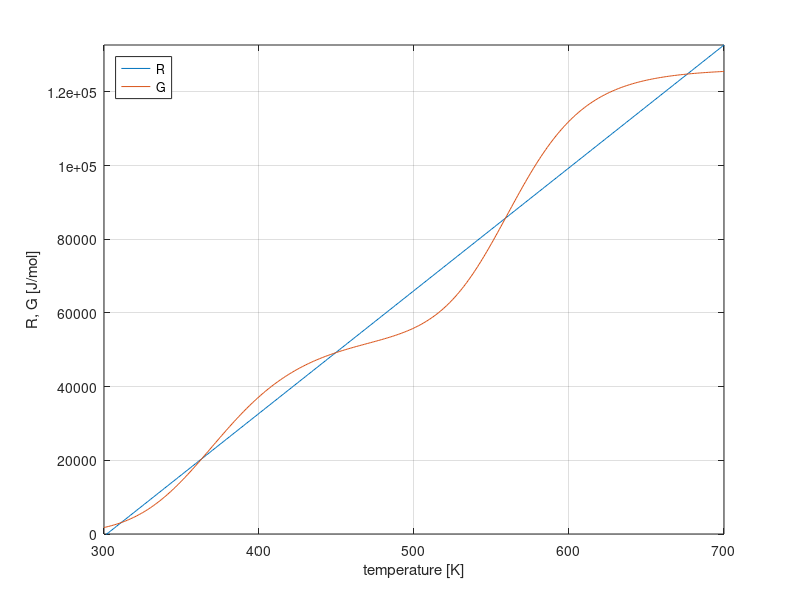
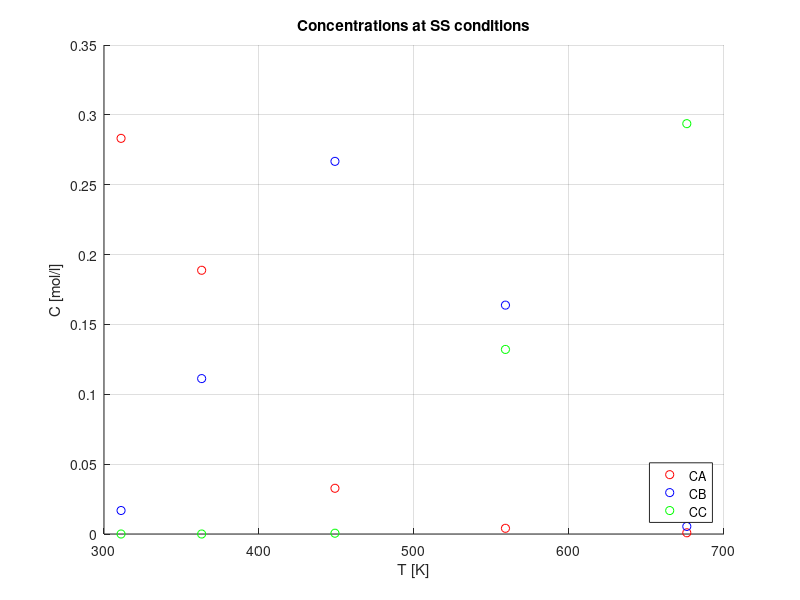

The MATLAB source for these figures, in order: (Note: this script raises an error after producing the figures.)
clear variables; close all;

global A1 A2;
global E1 E2;
global DH1 DH2;
global tau Cp;
global V0 Q0 CA0 T0; 
global U A Text;

%% Input data

Cp = 200;       % specific heat [J/mol/K]
CA0 = 0.3;      % inlet concentration [mol/l]
T0 = 283;       % inlet temperature [K]
V0 = 10;        % volume [l]
Q0 = 1000;      % volumetric flow rate [l/min]

k1T1 = 3.30;    % kinetic constant k1@T1 [1/min]
k2T2 = 4.58;    % kinetic constant k2@T2 [1/min]
T1 = 300;       % temperature for k1T1 [K]
T2 = 500;       % temperature for k2T2 [K]
E1 = 9900;      % activation energy [cal/mol]
E2 = 27000;     % activation energy [cal/mol]
DH1 = -55000;   % reaction enthalpy [J/mol]
DH2 = -71500;   % reaction enthalpy [J/mol]

CpIn = Cp;      % specific heat [J/mol/K]
U = 4000;       % heat exchange coefficient [J/min/K/m2]
A = 10;         % exchange area [m2]
Text = 57+273;  % external fluid temperature [K]


%% Pre-processing of input data

% Calculation of reaction frequency factors
A1 = k1T1/exp(-E1/1.987/T1);    % [1/min]
A2 = k2T2/exp(-E2/1.987/T2);    % [1/min]

% Calculation of additional quantities
tau = V0/Q0;                        % residence time [min]
FA0 = CA0*Q0;                       % molar flow rate [mol/min]
kappa = U*A/FA0/CpIn;               % heat exchange
Tstar = (T0+kappa*Text)/(1+kappa);  % heat exchange

% Definition of temperature range
T = 300:1:700;  % [K]

% Kinetic constants as a function of T
k1 = A1*exp(-E1/1.987./T);  % [1/min]
k2 = A2*exp(-E2/1.987./T);  % [1/min]

% Concentrations as a function of T
CA = CA0./(1+k1*tau);           % [mol/l]
CB = CA.*k1*tau./(1+k2*tau);    % [mol/l]

% Reaction rates as a function of T
r1 = k1.*CA;    % [mol/l/min]
r2 = k2.*CB;    % [mol/l/min]


%% Calculation and plotting of R and G curves

% Removed and generated heats
R = CpIn*(1+kappa)*(T-Tstar);          % [J/mol]
G = -DH1*r1*V0/FA0 -DH2*r2*V0/FA0;     % [J/mol]

% Plot the lines to find the solution
figure;
plot(T,R,T,G);
legend('R', 'G', 'Location', 'NorthWest'); 
axis([300 700 0 inf]);
xlabel('temperature [K]'); ylabel('R, G [J/mol]');
grid on;

%% Numerically find the intersections
delta = abs(G-R);
TSS = zeros(1,5);
for i = 1:5
    [val,index] = min(delta);
    delta(index) = max(delta);
    TSS(i) = T(index);
end
[minval,index] = min(delta);

% Compute concentrations at the different SS temperatures
k1SS = A1.*exp(-E1./1.987./TSS); % [l/min]
k2SS = A2.*exp(-E2./1.987./TSS);
CASS = CA0./(1+k1SS.*tau);
CBSS = CASS.*k1SS.*tau./(1+k2SS.*tau);
CCSS = CBSS.*k2SS.*tau;

figure; hold on; grid on;
plot(TSS,CASS,'or');
plot(TSS,CBSS,'ob');
plot(TSS,CCSS,'og');
hold off; xlabel('T [K]'); ylabel('C [mol/l]');
legend('CA','CB','CC','Location','SouthEast');
title('Concentrations at SS conditions');


%% Part 2: solve the system with fsolve
%T_guess = T0;
%TSS_fsolve = fsolve(@heat_balance, T_guess);


%% Part 3: solve the system as an unsteady CSTR
% the function is the same, but you have to write it 
% as a function of time
tf = 1; % assume the final time as 1 minute
[t,T_unsteady] = ode15s(@heat_balance_unsteady,[0 tf],[T0]);

figure; grid on;
plot(t,T_unsteady,'LineWidth',2)
title('Temperature Profile in the CSTR')
xlabel('time [min]'); ylabel('T [K]');

% Consider the fluctuation of T0 in time
[t_T0var,T_T0var] = ode15s(@heat_balance_unsteady_T0var,[0 tf],T0);
T0var = 283 + 20.*((0.5<t_T0var).*(t_T0var<0.55));

figure; grid on;
plot(t_T0var,T_T0var,t_T0var,T0var,'LineWidth',2)
title('Temperature Profile in the CSTR - inlet T fluctuation')
xlabel('time [min]'); ylabel('T [K]');
legend('T CSTR','T INLET','Location','NorthWest')


%% Non Linear Equation (Energy balance equation)
function Q = heat_balance(T)

    global A1 A2;
    global E1 E2;
    global DH1 DH2;
    global tau Cp;
    global V0 Q0 CA0 T0; 
    global U A Text;

    % Updating kinetic constants
    k1 = A1.*exp(-E1./1.987./T);    % [l/min]
    k2 = A2.*exp(-E2./1.987./T);    % [l/min]

    % Concentrations as a function of temperature
    tau = V0/Q0;                    % [min]
    CA = CA0./(1+k1.*tau);          % [mol/l]
    CB = CA.*k1.*tau./(1+k2.*tau);  % [mol/l]
    CC = CB.*k2.*tau;               % [mol/l]

    % Heat generated G and heat removed R
    r1 = k1.*CA;        % [mol/l/min]
    r2 = k2.*CB;        % [mol/l/min]
    FA0 = CA0*Q0;       % [mol/min]
    G = -V0.*(r1.*DH1+r2.*DH2)./FA0;     % [J/mol]
    R = -Cp.*(T0-T)-U.*A.*(Text-T)./FA0; % [J/mol]

    % Output function to be set to 0
    Q = G-R;
    
end


%% Unsteady balance equation
function dQ = heat_balance_unsteady(t,T)

    global A1 A2;
    global E1 E2;
    global DH1 DH2;
    global tau Cp;
    global V0 Q0 CA0 T0; 
    global U A Text;
    
    % Updating kinetic constants
    k1 = A1.*exp(-E1./1.987./T);    % [l/min]
    k2 = A2.*exp(-E2./1.987./T);    % [l/min]

    % Concentrations as a function of temperature
    tau = V0/Q0;                    % [min]
    CA = CA0./(1+k1.*tau);          % [mol/l]
    CB = CA.*k1.*tau./(1+k2.*tau);  % [mol/l]
    CC = CB.*k2.*tau;               % [mol/l]

    % Heat generated G and the heat removed R
    r1 = k1.*CA;                % [mol/l/min]
    r2 = k2.*CB;                % [mol/l/min]
    FA0 = CA0*Q0;               % [mol/min]
    G = -V0.*(r1.*DH1+r2.*DH2)./FA0;        % [J/mol]
    R = -Cp.*(T0-T)-U.*A.*(Text-T)./FA0;    % [J/mol]

    % Output function to be set to 0
    dQ = G-R;
    
end


%% Unsteady balance equation with disturbance
function dQ = heat_balance_unsteady_T0var(t,T)

    global A1 A2;
    global E1 E2;
    global DH1 DH2;
    global tau Cp;
    global V0 Q0 CA0 T0; 
    global U A Text;

    % Disturbance
    T0 = 283 + 20.*((0.5<t).*(t<0.55));

    % Updating the kinetic constants
    k1 = A1.*exp(-E1./1.987./T);    % [l/min]
    k2 = A2.*exp(-E2./1.987./T);    % [l/min]

    % Concentrations as a function of temperature
    tau = V0/Q0;                    % [min]
    CA = CA0./(1+k1.*tau);          % [mol/l]
    CB = CA.*k1.*tau./(1+k2.*tau);  % [mol/l]
    CC = CB.*k2.*tau;               % [mol/l]

    % Heat generated G and the heat removed R
    r1 = k1.*CA;                            % [mol/l/min]
    r2 = k2.*CB;                            % [mol/l/min]
    FA0 = CA0*Q0;                           % [mol/min]
    G = -V0.*(r1.*DH1+r2.*DH2)./FA0;        % [J/mol]
    R = -Cp.*(T0-T)-U.*A.*(Text-T)./FA0;    % [J/mol]

    % Output function to be set to 0
    dQ = G-R;
    
end
